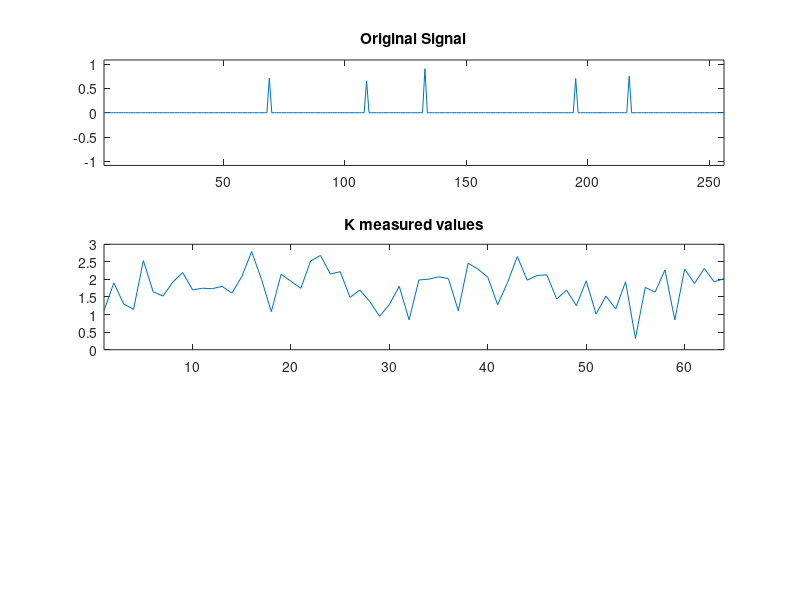

This chart was generated by the following MATLAB code: (Note: this script raises an error after producing the figure.)
%initialize constants and variables 
rng(0);         %set RNG seed
N = 256;        %length of the signal 
P = 5;          %number of nonzero peaks 
K = 64;         %number of measurements to take (N < L)
x = zeros(N,1); %original signal (P-sparse)

%generate signal with P randomly spread values 
peaks = randperm(N); 
peaks = peaks(1:P);
x(peaks) = rand(1, P);
amp = 1.2*max(abs(x)); 
figure; 
subplot(3, 1, 1); 
plot(x); 
title('Original Signal');
xlim([1 N]);
ylim([-amp amp]);

%obtain K measurements 
A = rand(K, N);
y = A*x; 
subplot(3, 1, 2);
plot(y); 
title('K measured values');
xlim([1 K]);

%perform compressed sensing recovery 
x0 = A.'*y; 
xp = l1eq_pd(x0, A, [], y);
subplot(3, 1, 3);
plot(real(xp));
title('K Measured Values');
xlim([1 N]);
ylim([-amp amp]);
